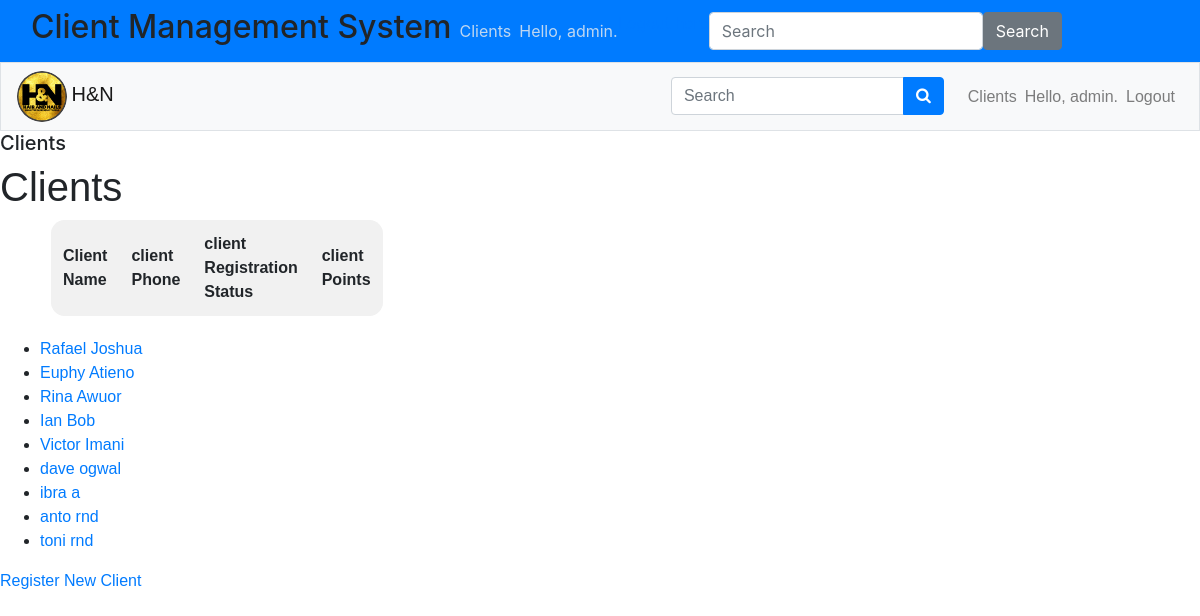
The page /users/clients/ (signed in) on the database its author committed.
### users/models.py (models this page shows, shortened)
class Client(models.Model):
    first_name = models.CharField(max_length=100)
    second_name = models.CharField(max_length=100)
    email = models.EmailField(unique=True)
    phone = models.CharField(max_length=15, unique=True)
    points = models.IntegerField(default=0)
    referral_points = models.IntegerField(default=0)
    date_of_birth = models.DateField(null=True, blank=True)
    birthday_points = models.IntegerField(default=0)
    referred_by = models.ForeignKey('self', null=True, blank=True, on_delete=models.SET_NULL)
    card_paid = models.BooleanField(default=False)
    card_issued = models.BooleanField(default=False)

### users/views.py (the view)
# urls.py: path('clients/', views.client_list, name='client_list'),
@login_required
def client_list(request):
    clients = Client.objects.all()
    context = {'clients': clients}
    return render(request, 'users/client_list.html', context)

### users/templates/users/client_list.html (shortened to what this page needs)
<!DOCTYPE html>
<html lang="en">
<head>
    {% extends 'users/base.html' %}
{% block header %}
<h5>Clients</h5>
{% endblock header %}
{% block content %}
<h1>Clients</h1>
<table class="time-table">
    <thead>
        <tr>
            <th>Client Name</th>
            <th>client Phone</th>
            <th>client Registration Status</th>
            <th>client Points</th>
        </tr>
    </thead>
</table>
<ul>
    {% for client in clients %}
        <li>
            <a href="{% url 'users:client_detail' client.id %}">{{ client.first_name }} {{ client.second_name }}</a>
        </li>
    {% endfor %}
</ul>
<a href="{% url 'users:register_client' %}">Register New Client</a>
{% endblock content %}

### users/templates/users/base.html (shortened to what this page needs)
<!DOCTYPE html>
<html lang="en">
<head>
    {% load static %}
        <link rel="stylesheet" href="{% static 'HN_vms/css/base.css' %}">
        <link rel="stylesheet" href="{% static 'HN_vms/css/login.css' %}">
        <link rel="stylesheet" href="{% static 'HN_vms/css/index.css' %}">
        <link rel="stylesheet" href="{% static 'HN_vms/css/register_client.css' %}">
        <link rel="stylesheet" href="{% static 'HN_vms/css/search.css' %}">
        <link rel="stylesheet" href="{% static 'HN_vms/css/base.css' %}">
            <link rel="stylesheet" href="https://cdn.jsdelivr.net/npm/bootstrap@4.3.1/dist/css/bootstrap.min.css">
            <link rel="stylesheet" href="https://cdnjs.cloudflare.com/ajax/libs/font-awesome/4.7.0/css/font-awesome.min.css">
        <link rel='stylesheet' href='https://cdn.jsdelivr.net/npm/fullcalendar@5/main.min.css'>
        <link rel='stylesheet' href='https://cdn.jsdelivr.net/npm/fullcalendar@5/main.min.css'>
</head>
<body>
  <nav class="navbar navbar-expand-lg bg-primary" data-bs-theme="dark">
    <div class="container-fluid">
    <h2> Client Management System</h2>
    <div class="collapse navbar-collapse" id="navbarColor01">
        <ul class="navbar-nav me-auto">
          <li class="nav-item">
            <a class="nav-link" href="{% url 'users:client_list' %}">Clients</a>
          </li>
          {% if user.is_authenticated %}
            <li class="nav-item">
              <span class="navbar-text">Hello, {{ user.username }}.</span>
            </li>
            <li class="nav-item">
              <a href="{% url 'users:logout' %}">Logout here</a>
            </li>
          {% else %}
            <li class="nav-item">
              <a class="nav-link" href="{% url 'users:login' %}">Log in</a></li>
          {% endif %}
    </ul>
        <form class="d-flex">
          <input class="form-control me-sm-2" type="search" placeholder="Search">
          <button class="btn btn-secondary my-2 my-sm-0" type="submit">Search</button>
        </form>
    </div>
    </div>
</nav>
  <div class="nav_bar">
    <nav class="navbar navbar-expand-md navbar-light bg-light border">
        <div class="header_logo">
          <img src="{% static 'HN_vms/images/HN_Logo.png' %}" alt="" class="fa-2x">
        <a style="font-family: 'Rubik',sans-serif;" class="navbar-brand" href="{% url 'users:index' %}">
          H&N
        </a>
      </div>
        <div style="font-family: 'Rubik',sans-serif;" class="collapse navbar-collapse" id="navbarCollapse">
            <ul class="navbar-nav ml-auto">
                  <form action="{% url 'users:search' %}" method="get">
                    <li class="navbar-item mr-3 my-auto">
                    <div class="input-group">
                      <input class="form-control" name="query" type="text" placeholder="Search">
                      <div class="input-group-append">
                        <button type="submit" class="btn btn-primary">
                          <i class="fa fa-search"></i>
                        </button>
                      </div>
                    </div>
                    </li>
                  </form>
                  <li class="nav-item">
                    <a class="nav-link" href="{% url 'users:client_list' %}">Clients</a>
                  </li>
                  {% if user.is_authenticated %}
                    <li class="nav-item">
                      <span class="navbar-text">Hello, {{ user.username }}.</span>
                    </li>
                    <li class="nav-item">
                      <a class="nav-link" href="{% url 'users:logout' %}">Logout</i></a>
                    </li>
                  {% else %}
                    <li class="nav-item">
                      <a class="nav-link" href="{% url 'users:login' %}">Log in</a></li>
                  {% endif %}
            </ul>
        </div>
    </nav>
</div>
<main>
    <div>
      {% block header %}{% endblock header %}
    </div>
    <div style="font-family: 'Rubik',sans-serif;">
        {% block content %}{% endblock content %}
    </div>
</main>
</body>
</html>

### static/HN_vms/css/base.css (style rules this page uses)
body { max-width: 100vw; max-height: 100vh; color: #ffff; font-family: century 'Franklin Gothic Medium', 'Arial Narrow', Arial, sans-serif; }
:root { --main-color: #F3781C; --hover-color: hsl(37, 94%, 57%); --body-color: black; --container-color: #2d2e37; --text-color: #fcfeff; --background-color: rgba(245, 237, 237, 0.445); --theme-color: #1e1e1e; --secondary-color: orange; --light-body: #272626; --app-fab-color: hsla(0,0%,100%,0.6); --app-fab-background-color: rgba(30,30,30,0.72); --app-fab-border-color: hsla(0,0%,100%,0.04); --color-primary: hsla(0,0%,93.3%,0.8); --color-secondary: hsla(0,0%,100%,0.2); --background: #121212; --background-gradient: linear-gradient(180deg,#121212,#252525 25%,#252525 50%,#252525 75%,#121212); --shadow-gradient: linear-gradient(90deg,rgba(18,18,18,0.8),rgba(18,18,18,0)); --hover-background: hsla(0,0%,100%,0.06); }
.time-table { width: 20%; border-collapse: collapse; margin-bottom: 20px; margin-left: 50px; box-sizing: border-box; border-radius: 15px; overflow: hidden; border: 1px solid black; }
.time-table th, .time-table td { padding: 12px; text-align: left; border-bottom: 1px solid #ddd; }
.time-table tr:nth-child(odd) { background-color: #f2f2f271; }
.time-table th { background-color: #f1f1f1; font-weight: bold; }

### static/HN_vms/css/login.css (style rules this page uses)
body { width: 100vw; height: 100vh; color: #ffff; }
.header_logo img { width: 50px; height: auto; margin: auto; border-radius: 50%; }

### static/HN_vms/css/index.css (style rules this page uses)
body { background-color: rgb(245, 245, 82); }
:root { --main-color: #F3781C; --hover-color: hsl(37, 94%, 57%); --body-color: black; --container-color: #2d2e37; --text-color: #fcfeff; --background-color: rgba(245, 237, 237, 0.445); --theme-color: #1e1e1e; --secondary-color: orange; --light-body: #272626; --app-fab-color: hsla(0,0%,100%,0.6); --app-fab-background-color: rgba(30,30,30,0.72); --app-fab-border-color: hsla(0,0%,100%,0.04); --color-primary: hsla(0,0%,93.3%,0.8); --color-secondary: hsla(0,0%,100%,0.2); --background: #121212; --background-gradient: linear-gradient(180deg,#121212,#252525 25%,#252525 50%,#252525 75%,#121212); --shadow-gradient: linear-gradient(90deg,rgba(18,18,18,0.8),rgba(18,18,18,0)); --hover-background: hsla(0,0%,100%,0.06); }
.nav-item span { font-size: medium; color: var(--color-primary); }
.nav-link { color: var(--color-primary); }

### static/HN_vms/css/register_client.css (style rules this page uses)
input { background-color: white; outline: none; box-sizing: border-box; border-radius: 10px; border: 1px solid silver; margin-left: 50px; align-items: start; width: 100%; }
@media only screen and (min-width: 768px) { input, select, button { margin-left: 20px; } }
@media only screen and (min-width: 992px) { input, select, button { margin-left: 30px; } }

### rows shown on the page
Client: first_name "Rafael", second_name "Joshua"
Client: first_name "Euphy", second_name "Atieno"
Client: first_name "Rina", second_name "Awuor"
Client: first_name "Ian", second_name "Bob"
Client: first_name "Victor", second_name "Imani"
Client: first_name "dave", second_name "ogwal"
Client: first_name "ibra", second_name "a"
Client: first_name "anto", second_name "rnd"
Client: first_name "toni", second_name "rnd"

### other values the page prints
{{ user.username }} "admin"
